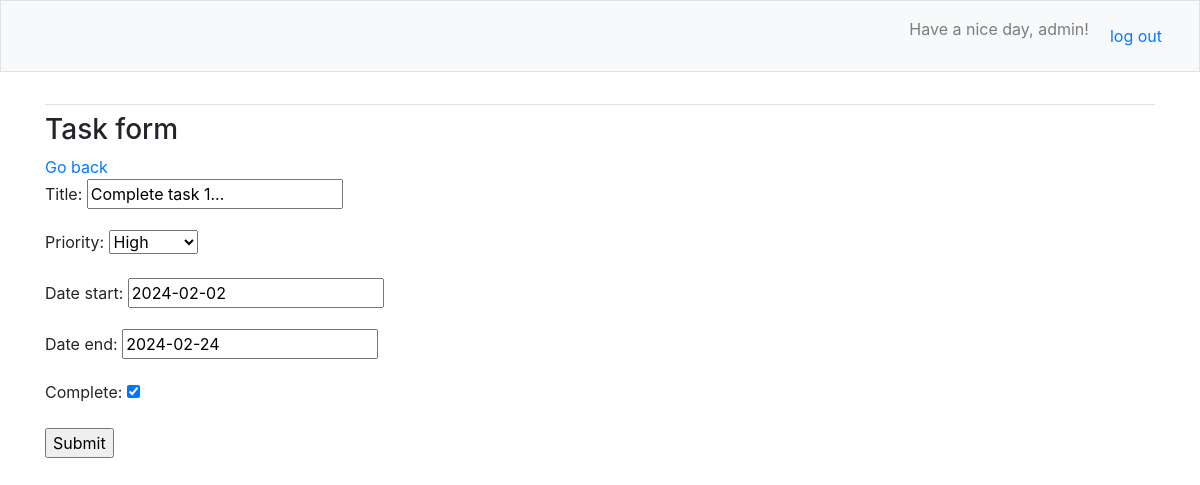
The page /task-update/5/ (signed in) on the database its author committed.
### base/models.py (models this page shows, shortened)
class Task(models.Model):
    CHOICES = (
        ('High', 'High'),
        ('Medium', 'Medium'),
        ('Low', 'Low'),
    )
    user = models.ForeignKey(
        User, on_delete=models.CASCADE, null=True, blank=True)
    title = models.CharField(max_length=200)
    complete = models.BooleanField(default=False)
    created = models.DateTimeField(auto_now_add=True)
    priority = models.CharField(max_length=300, choices=CHOICES)
    date_start = models.DateField()
    date_end = models.DateField()
    class Meta:
        ordering = ['created']

### base/views.py (the view)
# urls.py: path('task-update/<int:pk>/', TaskUpdate.as_view(), name='task-update'),
class TaskUpdate(LoginRequiredMixin, UpdateView):
    model = Task
    fields = ['title', 'priority', 'date_start', 'date_end', 'complete']
    success_url = reverse_lazy('tasks')

### base/templates/base/task_form.html (shortened to what this page needs)
{% extends 'base/base.html' %}
{% block content %}
<h3>Task form</h3>
<a href="{% url 'tasks' %}">Go back</a>
<form method="POST" action="">
    {{form.as_p}}
    <input type="submit" value="Submit">
</form>
{% endblock content %}

### base/templates/base/base.html (shortened to what this page needs)
{% load bootstrap4 %}
<!doctype html>
<html lang="en">
<head>
	{% bootstrap_css %}
</head>
<body>
<nav class="navbar navbar-expand-md navbar-light bg-light mb-4 border">
	<div class="collapse navbar-collapse" id="navbarCollapse">
		<ul class="navbar-nav ml-auto">
			{% if request.user.is_authenticated %}
				<li class="nav-item">
					<span class="navbar-text">Have a nice day, {{request.user}}!</span>
				</li>
                <form class = "nav-link" action="{% url 'logout' %}" method="post">
                    <button class="btn btn-link" type="submit">log out</button>
                    </form>
			{% else %}
				<li class="nav-item">
					<a class="nav-link" href="{% url 'login' %}">Log in</a></li>
			{% endif %}
		</ul>
	</div>
</nav>
<main role="main" class="container">
	<div class="pb-2 mb-2 border-bottom">
	</div>
	<div>
		{% block content %}{% endblock content %}
	</div>
</main>
</body>

### rows shown on the page
Task: title "Complete task 1...", priority "High", date_start "2024-02-02", date_end "2024-02-24", complete "☑"

### other values the page prints
{{ request.user }} "admin"
